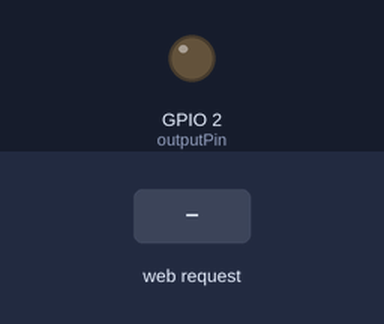
This sketch was run on a simulated ESP32. Shown: output pins drawn as LEDs (lit = HIGH). Inputs (shaded band) come from the test bench. WiFi joins after 1.5 s; servers stay silent unless stated; what the sketch prints to the serial monitor is not drawn.

Above: at 2.7 s.
2.8 s: HTTP request GET /on received
At 3.3 s:
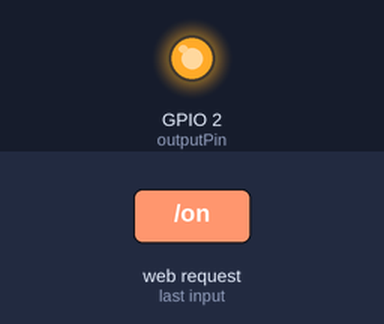
4.3 s: HTTP request GET /off received
At 5.7 s:
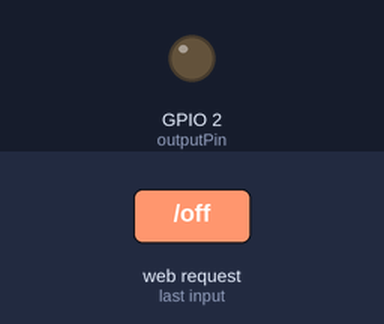
Timing chart, 0 to 7.3 s (numbered marks = the images above; inputs shaded):
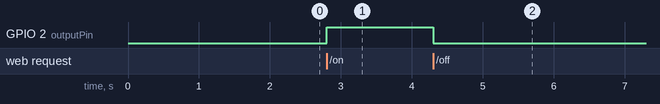

Measured:
- after the input at 2.8 s, GPIO 2 (outputPin): LOW → HIGH at once
- after the input at 4.3 s, GPIO 2 (outputPin): HIGH → LOW at once

The sketch:

control.ino
```cpp
#include <WiFi.h>
#include <WebServer.h>

// ใส่ชื่อ Wi-Fi และรหัสผ่านของคุณ (ต้องเป็นวงเดียวกับที่คอมพิวเตอร์เชื่อมต่ออยู่)
const char* ssid = "NtpM";
const char* password = "04074774";

// สร้าง Web Server ที่ Port 80
WebServer server(80);

// กำหนดขา Pin (ผมขออนุญาตตั้งเป็น Pin 2 ที่เป็น LED บนบอร์ดเพื่อให้เทสง่าย แต่ถ้าต้องการใช้ Pin 1 ให้เปลี่ยนเลข 2 เป็น 1 ครับ)
const int outputPin = 2;

void setup() {
  // หากเปลี่ยน outputPin เป็น 1 ต้องลบคำสั่ง Serial.begin(115200); บรรทัดนี้ทิ้งด้วยครับ
  Serial.begin(115200);

  pinMode(outputPin, OUTPUT);
  digitalWrite(outputPin, LOW); // ค่าเริ่มต้นให้ปิดไว้ก่อน

  // เริ่มการเชื่อมต่อ Wi-Fi
  Serial.print("Connecting to WiFi");
  WiFi.begin(ssid, password);
  while (WiFi.status() != WL_CONNECTED) {
    delay(500);
    Serial.print(".");
  }
  Serial.println("\nConnected!");
  Serial.print("IP Address: ");
  Serial.println(WiFi.localIP()); // **จำ IP นี้ไว้ไปกรอกในหน้าเว็บ HTML**

  // ------ จัดการคำสั่งที่ได้รับจากหน้าเว็บ HTML ------

  // เมื่อได้รับคำสั่ง /on
  server.on("/on", []() {
    digitalWrite(outputPin, HIGH);
    // สำคัญ: ต้องใส่ CORS Header เพื่ออนุญาตให้หน้าเว็บจาก VS Code ส่งคำสั่งมาได้
    server.sendHeader("Access-Control-Allow-Origin", "*");
    server.send(200, "text/plain", "Turned ON");
    Serial.println("Command Received: ON");
  });

  // เมื่อได้รับคำสั่ง /off
  server.on("/off", []() {
    digitalWrite(outputPin, LOW);
    server.sendHeader("Access-Control-Allow-Origin", "*");
    server.send(200, "text/plain", "Turned OFF");
    Serial.println("Command Received: OFF");
  });

  server.begin();
  Serial.println("HTTP server started");
}

void loop() {
  // ตรวจสอบอย่างต่อเนื่องว่ามีคำสั่งเข้ามาหรือไม่
  server.handleClient();
}
```
